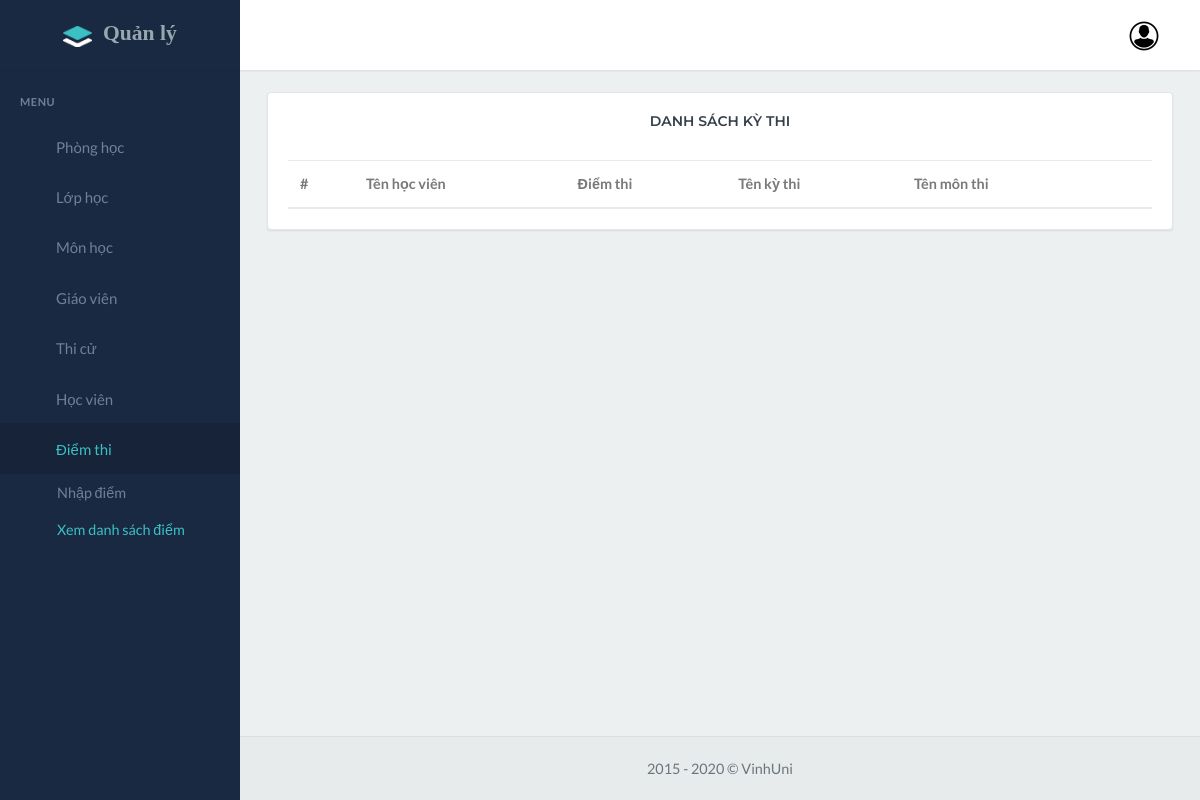
Before: /view_mark.php (signed in) with the older database file.
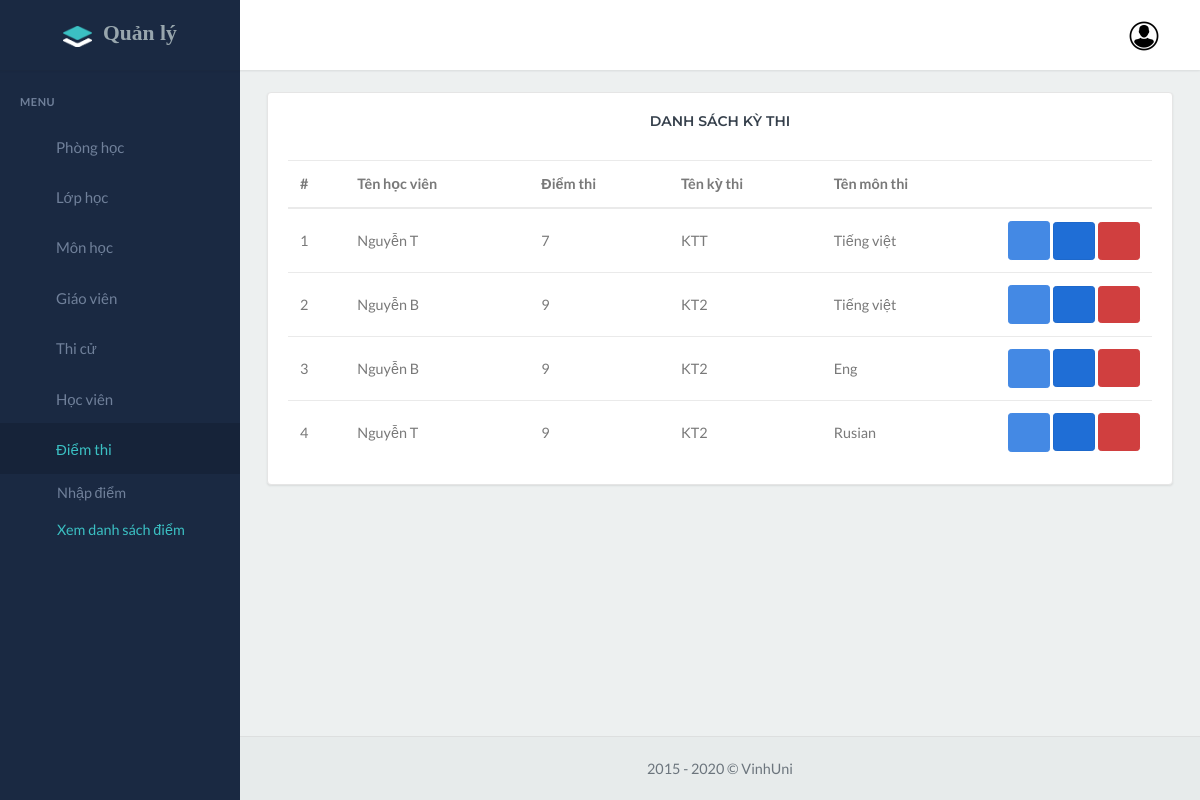
After: the same page with the newer database file.
### tables this page shows
CREATE TABLE `mark` (
  `MarkID` int(11) NOT NULL,
  `StudentID` int(11) NOT NULL,
  `Point` varchar(150) NOT NULL,
  `ExamID` int(11) NOT NULL,
  `SubjectsID` int(11) NOT NULL,
  `CreatedAt` timestamp NOT NULL DEFAULT current_timestamp(),
  `UpdatedAt` timestamp NOT NULL DEFAULT current_timestamp()
);

CREATE TABLE `student` (
  `StudentID` int(11) NOT NULL,
  `StudentNumber` varchar(150) NOT NULL,
  `StudentName` varchar(150) NOT NULL,
  `StudentDate` date NOT NULL,
  `gender` varchar(150) NOT NULL,
  `StudentPhone` int(11) NOT NULL,
  `Address` text NOT NULL,
  `HID` int(11) NOT NULL,
  `Images` varchar(150) NOT NULL,
  `CreatedAt` timestamp NOT NULL DEFAULT current_timestamp(),
  `UpdateAt` timestamp NOT NULL DEFAULT current_timestamp()
);

CREATE TABLE `exam` (
  `ExamID` int(11) NOT NULL,
  `ENAME` varchar(150) NOT NULL,
  `ETYPE` varchar(150) NOT NULL,
  `EDATE` varchar(150) NOT NULL,
  `SESSION` varchar(150) NOT NULL,
  `ClassId` int(11) NOT NULL,
  `SubjectsID` int(11) NOT NULL,
  `CreatedAt` timestamp NOT NULL DEFAULT current_timestamp(),
  `UpdatedAt` timestamp NOT NULL DEFAULT current_timestamp()
);

CREATE TABLE `subjects` (
  `SubjectsID` int(11) NOT NULL,
  `SubjectsName` varchar(150) NOT NULL
);

### view_mark.php (the view, shortened to what this page needs)
<?php
include "database.php";
$s = "select
*
FROM mark
INNER JOIN student ON mark.StudentID=student.StudentID
INNER JOIN exam ON mark.ExamID =exam.ExamID
INNER JOIN subjects ON mark.SubjectsID =subjects.SubjectsID
";
$res = $db->query($s);
$mark = [];
if ($res->num_rows > 0) {
	while ($r = $res->fetch_assoc()) {
		$mark[] = $r;
	}
}
?>
<!DOCTYPE html>
<html>
<head>
	<link href="assets\libs\rickshaw\rickshaw.min.css" rel="stylesheet" type="text/css">
	<link href="assets\css\bootstrap.min.css" rel="stylesheet" type="text/css" id="bootstrap-stylesheet">
	<link href="assets\css\icons.min.css" rel="stylesheet" type="text/css">
	<link href="assets\css\app.min.css" rel="stylesheet" type="text/css" id="app-stylesheet">
</head>
<body>
	<div id="wrapper">
		<?php include "navbar.php"; ?><br>
		<div class="content-page">
			<div class="content">
				<div class="container-fluid">
					<div class="row">
						<div class="col-12">
							<div class="card">
								<div class="card-body">
									<div class="form-row">
										<div class="col-md-12 pb-4">
											<h4 class="header-title" style="text-align:center;">Danh sách kỳ thi</h4>
										</div>
									</div>
									<div class="table-responsive">
										<table class="table table-centered mb-0 table-nowrap" id="btn-editable">
											<thead>
												<tr>
													<th>#</th>
													<th>Tên học viên</th>
													<th>Điểm thi</th>
													<th>Tên kỳ thi</th>
													<th>Tên môn thi</th>
													<th></th>
												</tr>
											</thead>
											<tbody>
												<?php $i = 1; ?>
												<?php foreach ($mark as $value) : ?>
													<tr>
														<td><?php echo ($i) ?></td>
														<td><?php echo $value["StudentName"] ?></td>
														<td><?php echo $value["Point"] ?></td>
														<td><?php echo $value["ENAME"] ?></td>
														<td><?php echo $value["SubjectsName"] ?></td>
														<td style="white-space: nowrap; width: 1%;">
															<div class="tabledit-toolbar btn-toolbar" style="text-align: left;">
																<div class="btn-group btn-group-sm" style="float: none;">
																	<form method="post">
																		<button type="button" class="tabledit-edit-button btn btn-success" style="float: none;">
																			<span class="mdi mdi-eye"></span>
																		</button>
																		<a type="button" href="edit_mark.php?id=<?= $value["MarkID"] ?>" class="tabledit-edit-button btn btn-success tabledit-toolbar active" style="float: none;" data-placement="top" data-toggle="tooltip" data-original-title="Sửa">
																			<i class="fas fa-pencil-alt"></i>
																		</a>
																		<button class="btn btn-danger" name="delete" value="<?= $value["MarkID"] ?>">
																			<i class="fas fa-times"></i>
																		</button>
																	</form>
																</div>
															</div>
														</td>
													</tr>
													<?php $i++ ?>
												<?php endforeach ?>
											</tbody>
										</table>
									</div>
								</div>
							</div>
						</div>
					</div>
				</div>
			</div>
		</div>
	</div>
	<?php include "sidebar.php"; ?>
	<?php include "footer.php"; ?>
</body>
</html>

Changed rows visible on the page:
added mark: StudentID.StudentName "Nguyễn T", Point "7", ExamID.ENAME "KTT", SubjectsID.SubjectsName "Tiếng việt", $value["MarkID"] 6 (drawn)
added mark: StudentID.StudentName "Nguyễn B", Point "9", ExamID.ENAME "KT2", SubjectsID.SubjectsName "Tiếng việt", $value["MarkID"] 7 (drawn)
added mark: StudentID.StudentName "Nguyễn B", Point "9", ExamID.ENAME "KT2", SubjectsID.SubjectsName "Eng", $value["MarkID"] 8 (drawn)
added mark: StudentID.StudentName "Nguyễn T", Point "9", ExamID.ENAME "KT2", SubjectsID.SubjectsName "Rusian"
